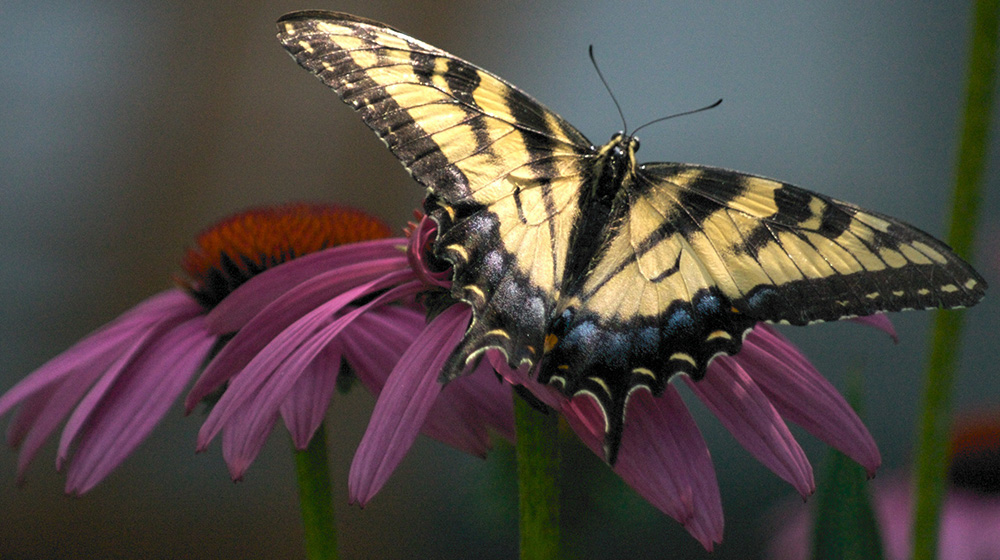
#> input picture convolution/butterfly.jpg, 1000 x 560 px
$ python fft.py
#> lines starting #> are read from the running program, lines starting #| are printed output that depends on the picture
import cv2
import numpy as np

image = cv2.imread("../butterfly.jpg",0)
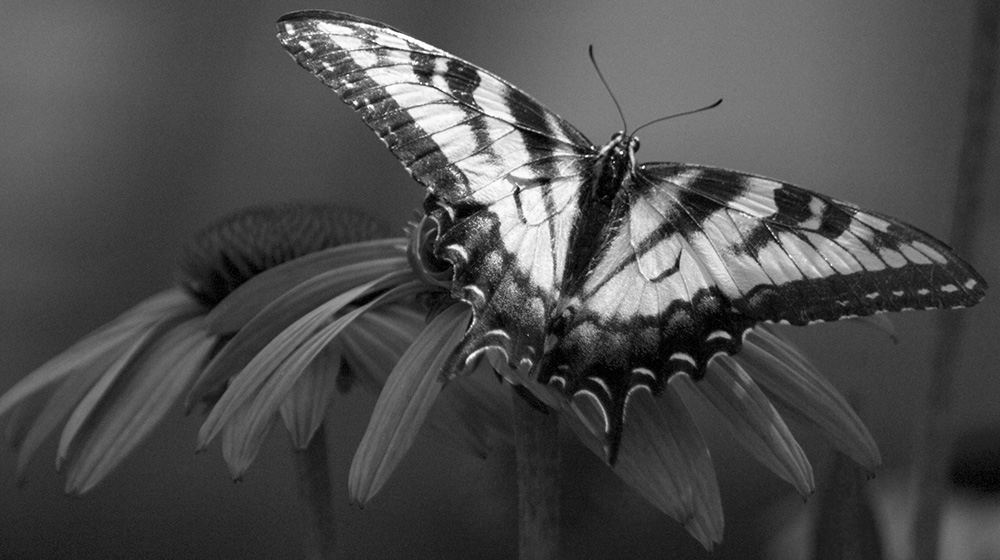
#> image: shape (560, 1000); min 0, max 255, mean 76.3

f = np.fft.fft2(image)
print(f)
#> (printed output is left out)
f = 20*np.log(np.abs(f))
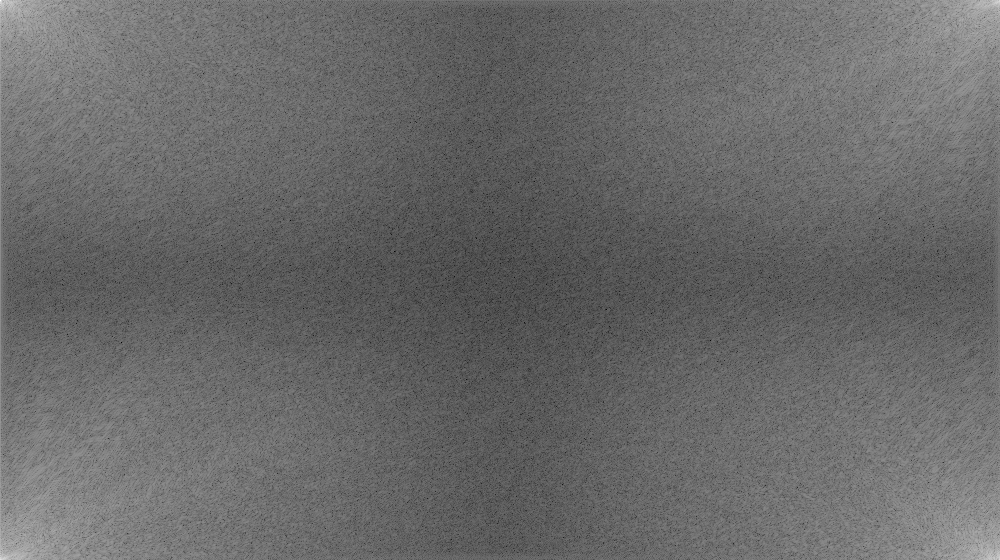
#> f: shape (560, 1000) float64; min 26.26, max 351.4, mean 160.8; drawn with min black and max white

cv2.imshow("original",image)
cv2.imshow("transformed",f)
#cv2.waitKey(0)

$ run again, with convolution/hsuan.jpg copied over convolution/butterfly.jpg
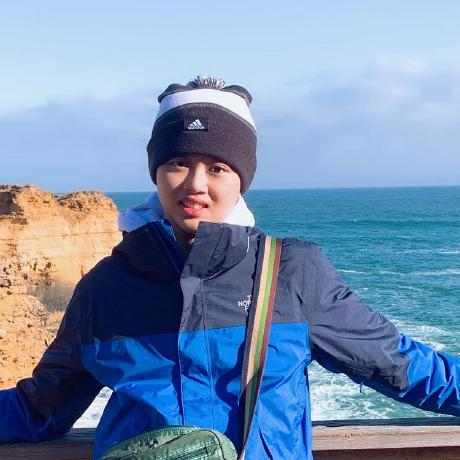
#> input picture convolution/hsuan.jpg, 460 x 460 px
#> `image = cv2.imread("../butterfly.jpg",0)`:
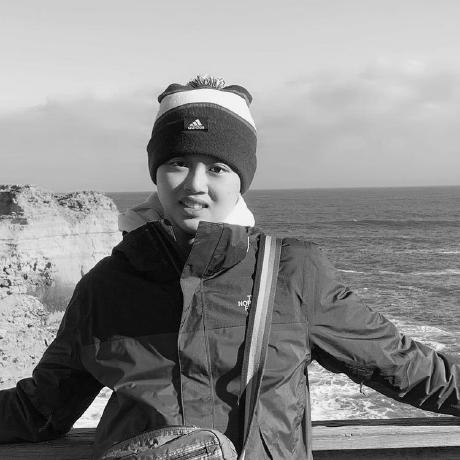
#> image: shape (460, 460); min 0, max 255, mean 139.6
#> (printed output is left out)
#> `f = 20*np.log(np.abs(f))`:
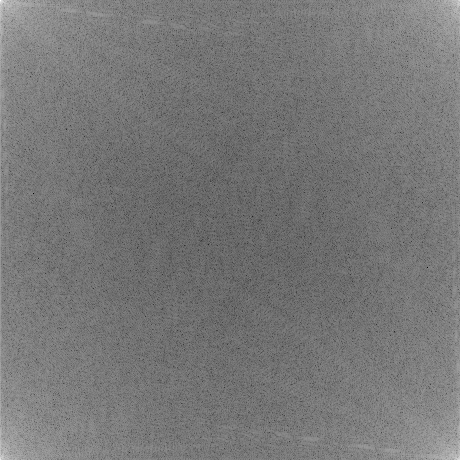
#> f: shape (460, 460) float64; min 5.12, max 344, mean 164.2; drawn with min black and max white
